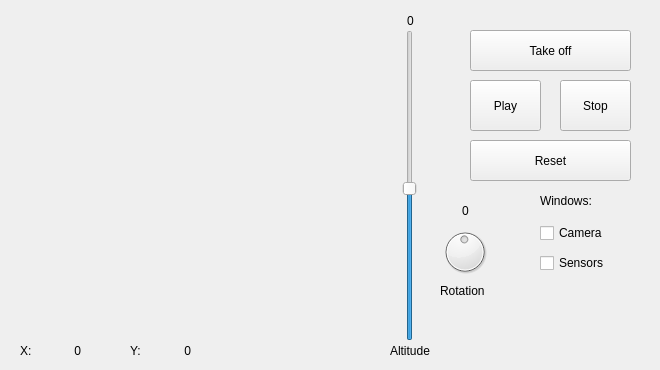
<?xml version="1.0" encoding="UTF-8"?>
<ui version="4.0">
 <class>MainWindow</class>
 <widget class="QMainWindow" name="MainWindow">
  <property name="geometry">
   <rect>
    <x>0</x>
    <y>0</y>
    <width>660</width>
    <height>370</height>
   </rect>
  </property>
  <property name="minimumSize">
   <size>
    <width>660</width>
    <height>370</height>
   </size>
  </property>
  <property name="maximumSize">
   <size>
    <width>660</width>
    <height>370</height>
   </size>
  </property>
  <property name="windowTitle">
   <string>Position Control</string>
  </property>
  <widget class="QWidget" name="centralwidget">
   <widget class="QPushButton" name="takeoffButton">
    <property name="geometry">
     <rect>
      <x>470</x>
      <y>30</y>
      <width>161</width>
      <height>41</height>
     </rect>
    </property>
    <property name="text">
     <string>Take off</string>
    </property>
   </widget>
   <widget class="QSlider" name="altdSlider">
    <property name="geometry">
     <rect>
      <x>400</x>
      <y>30</y>
      <width>19</width>
      <height>311</height>
     </rect>
    </property>
    <property name="maximum">
     <number>100</number>
    </property>
    <property name="value">
     <number>49</number>
    </property>
    <property name="orientation">
     <enum>Qt::Vertical</enum>
    </property>
   </widget>
   <widget class="QPushButton" name="playButton">
    <property name="geometry">
     <rect>
      <x>470</x>
      <y>80</y>
      <width>71</width>
      <height>51</height>
     </rect>
    </property>
    <property name="text">
     <string>Play</string>
    </property>
    <property name="icon">
     <iconset resource="../resources/resources.qrc">
      <normaloff>:/images/play.png</normaloff>:/images/play.png</iconset>
    </property>
   </widget>
   <widget class="QPushButton" name="stopButton">
    <property name="geometry">
     <rect>
      <x>560</x>
      <y>80</y>
      <width>71</width>
      <height>51</height>
     </rect>
    </property>
    <property name="text">
     <string>Stop</string>
    </property>
    <property name="icon">
     <iconset resource="../resources/resources.qrc">
      <normaloff>:/images/stop.png</normaloff>:/images/stop.png</iconset>
    </property>
   </widget>
   <widget class="QLabel" name="windowsLabel">
    <property name="geometry">
     <rect>
      <x>540</x>
      <y>190</y>
      <width>71</width>
      <height>21</height>
     </rect>
    </property>
    <property name="text">
     <string>Windows:</string>
    </property>
   </widget>
   <widget class="QCheckBox" name="cameraCheck">
    <property name="geometry">
     <rect>
      <x>540</x>
      <y>220</y>
      <width>94</width>
      <height>26</height>
     </rect>
    </property>
    <property name="text">
     <string>Camera</string>
    </property>
   </widget>
   <widget class="QCheckBox" name="sensorsCheck">
    <property name="geometry">
     <rect>
      <x>540</x>
      <y>250</y>
      <width>94</width>
      <height>26</height>
     </rect>
    </property>
    <property name="text">
     <string>Sensors</string>
    </property>
   </widget>
   <widget class="QLabel" name="altdLabel">
    <property name="geometry">
     <rect>
      <x>390</x>
      <y>340</y>
      <width>51</width>
      <height>21</height>
     </rect>
    </property>
    <property name="text">
     <string>Altitude</string>
    </property>
   </widget>
   <widget class="QWidget" name="verticalLayoutWidget">
    <property name="geometry">
     <rect>
      <x>20</x>
      <y>30</y>
      <width>361</width>
      <height>301</height>
     </rect>
    </property>
    <layout class="QVBoxLayout" name="tlLayout"/>
   </widget>
   <widget class="QDial" name="rotationDial">
    <property name="geometry">
     <rect>
      <x>440</x>
      <y>220</y>
      <width>50</width>
      <height>64</height>
     </rect>
    </property>
    <property name="maximum">
     <number>100</number>
    </property>
    <property name="value">
     <number>49</number>
    </property>
   </widget>
   <widget class="QLabel" name="rotationLabel">
    <property name="geometry">
     <rect>
      <x>440</x>
      <y>280</y>
      <width>65</width>
      <height>21</height>
     </rect>
    </property>
    <property name="text">
     <string>Rotation</string>
    </property>
   </widget>
   <widget class="QLabel" name="XLabel">
    <property name="geometry">
     <rect>
      <x>20</x>
      <y>340</y>
      <width>21</width>
      <height>21</height>
     </rect>
    </property>
    <property name="text">
     <string>X:</string>
    </property>
   </widget>
   <widget class="QLabel" name="YLabel">
    <property name="geometry">
     <rect>
      <x>130</x>
      <y>340</y>
      <width>21</width>
      <height>21</height>
     </rect>
    </property>
    <property name="text">
     <string>Y:</string>
    </property>
   </widget>
   <widget class="QLabel" name="XValue">
    <property name="geometry">
     <rect>
      <x>40</x>
      <y>340</y>
      <width>41</width>
      <height>21</height>
     </rect>
    </property>
    <property name="text">
     <string>0</string>
    </property>
    <property name="alignment">
     <set>Qt::AlignRight|Qt::AlignTrailing|Qt::AlignVCenter</set>
    </property>
   </widget>
   <widget class="QLabel" name="YValue">
    <property name="geometry">
     <rect>
      <x>150</x>
      <y>340</y>
      <width>41</width>
      <height>21</height>
     </rect>
    </property>
    <property name="text">
     <string>0</string>
    </property>
    <property name="alignment">
     <set>Qt::AlignRight|Qt::AlignTrailing|Qt::AlignVCenter</set>
    </property>
   </widget>
   <widget class="QLabel" name="altdValue">
    <property name="geometry">
     <rect>
      <x>390</x>
      <y>10</y>
      <width>41</width>
      <height>21</height>
     </rect>
    </property>
    <property name="text">
     <string>0</string>
    </property>
    <property name="alignment">
     <set>Qt::AlignCenter</set>
    </property>
   </widget>
   <widget class="QLabel" name="rotValue">
    <property name="geometry">
     <rect>
      <x>445</x>
      <y>200</y>
      <width>41</width>
      <height>21</height>
     </rect>
    </property>
    <property name="text">
     <string>0</string>
    </property>
    <property name="alignment">
     <set>Qt::AlignCenter</set>
    </property>
   </widget>
   <widget class="QPushButton" name="resetButton">
    <property name="geometry">
     <rect>
      <x>470</x>
      <y>140</y>
      <width>161</width>
      <height>41</height>
     </rect>
    </property>
    <property name="text">
     <string>Reset</string>
    </property>
   </widget>
   <widget class="QWidget" name="verticalLayoutWidget_2">
    <property name="geometry">
     <rect>
      <x>570</x>
      <y>280</y>
      <width>81</width>
      <height>80</height>
     </rect>
    </property>
    <layout class="QVBoxLayout" name="logoLayout">
     <property name="spacing">
      <number>0</number>
     </property>
    </layout>
   </widget>
  </widget>
 </widget>
 <resources>
  <include location="../resources/resources.qrc"/>
 </resources>
 <connections/>
</ui>
